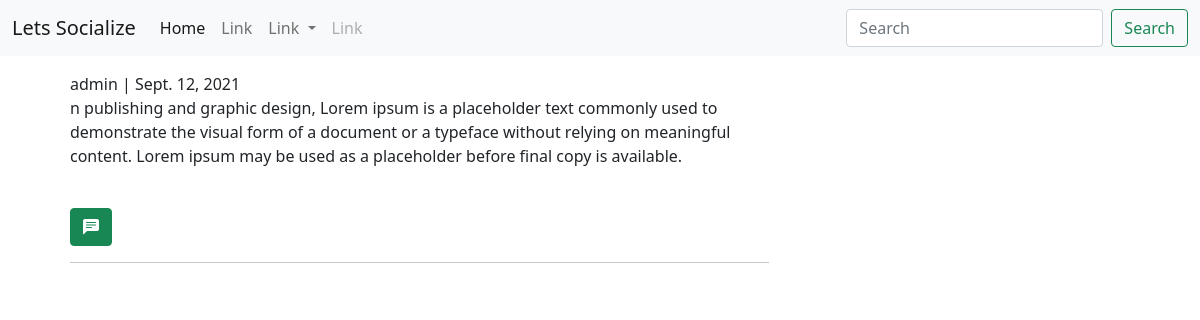
The page /social/13/ on the database its author committed.
### social/models.py (models this page shows)
class Post(models.Model):
  body = models.TextField()
  created_on = models.DateField(default=datetime.now)
  author = models.ForeignKey(User, on_delete=models.CASCADE)

### social/views.py (the view)
# urls.py: path('<int:id>/',views.postDetail,name="post_detail")
def postDetail(request, id):
  post = get_object_or_404(Post, id=id)
  form = CommentForm()
  if request.method == 'POST':
    body = request.POST['body']
    author = request.user
    comment = Comment.objects.create(author=author,body=body,post=post)
    comment.save()
    return HttpResponseRedirect(reverse('social:post_detail', args=[post.id]))
  context = {'post':post,'form':form}
  return render(request,'social/detail.html',context)

### social/forms.py
class CommentForm(ModelForm):
  body = forms.CharField(
    label = '',
    widget=forms.Textarea(attrs={
      'rows':'3',
      'placeholder':'comment'
    })
  )
  class Meta:
    model = Comment
    fields = ['body']

### templates/social/detail.html (shortened to what this page needs)
{% extends 'base.html' %}
{% load crispy_forms_tags  %}
{% block content %}
<div class="container">
  <div class="row m-2 p-2">
    <div class="col-md-8">
      {{ post.author }} | {{ post.created_on }}
     <p class=""> {{ post.body }}</p>
     <br>
     <div x-data="{ open: false }">
      <button @click="open = ! open" class="btn btn-success"> <i class="bi bi-chat-left-text-fill"  ></i>  </button>
    </div>
     <hr>
    </div>
  </div>
</div>
{% endblock %}

### rows shown on the page
Post: author "admin", created_on "Sept. 12, 2021", body "n publishing and graphic design, Lorem ipsum is a placeholder text commonly used to demonstrate the visual form of a document or a typeface without relying on meaningful content. Lorem ipsum may be used as a placeholder before final copy is available."
